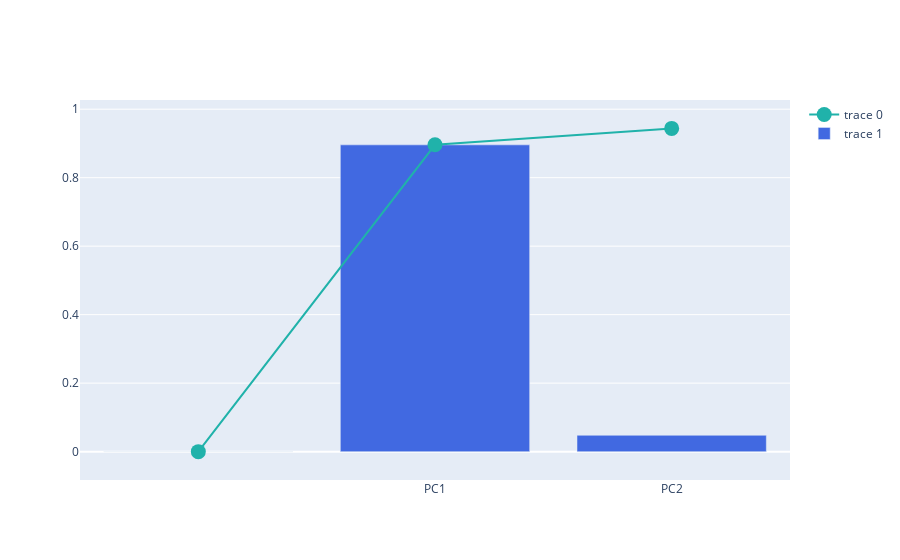

The code cell stored with this chart in its notebook:
### Code cell
# explained variance + cumulative variance
# https://plotly.com/python/creating-and-updating-figures

import plotly.graph_objects as go
fig = go.Figure()

fig.add_trace(
    go.Scatter(
        x=df_explained_variance['PC'],
        y=df_explained_variance['Cumulative Variance'],
        marker=dict(size=15, color='LightSeaGreen')
    ))

fig.add_trace(
    go.Bar(
        x=df_explained_variance['PC'],
        y=df_explained_variance['Explained Variance'],
        marker=dict(color='RoyalBlue')
    ))

fig.show()

### Figure 1 — Plotly figure (JSON) as saved in the notebook; plotly's stock layout.template omitted (floating-point values rounded to 4 significant figures)
{"data": [{"marker": {"color": "LightSeaGreen", "size": 15}, "type": "scatter", "x": ["", "PC1", "PC2"], "y": [0, 0.896, 0.944]}, {"marker": {"color": "RoyalBlue"}, "type": "bar", "x": ["", "PC1", "PC2"], "y": [0, 0.8958, 0.04771]}], "layout": {}}
